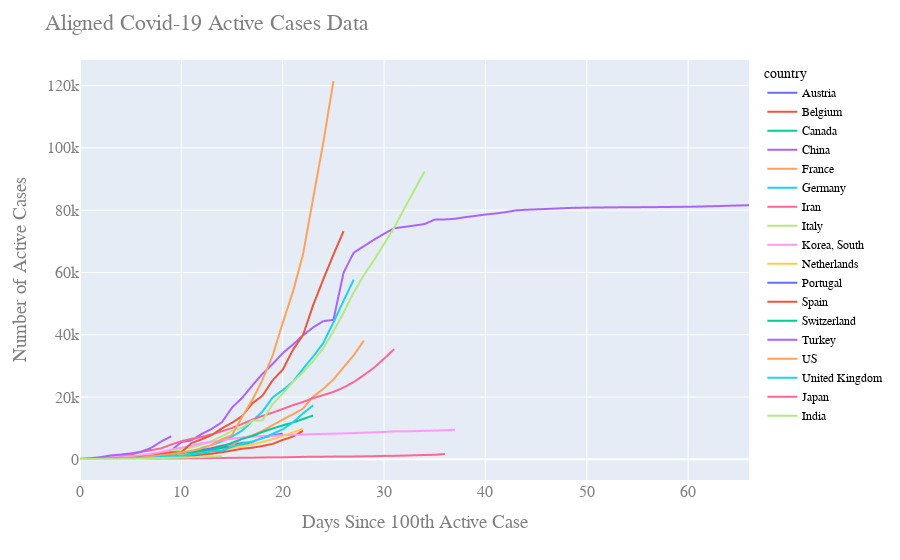

Write notebook code for a chart like this one.
### Code cell
fig = px.line(dfmelt, x=dfmelt.index, y="cases",color='country')#,log_y=True)
fig.update_layout(
    title="Aligned Covid-19 Active Cases Data",
    xaxis_title="Days Since 100th Active Case",
    yaxis_title="Number of Active Cases",
    font=dict(
        family="Courier New, monospace",
        size=16,
        color="#7f7f7f"
    ),
    legend=dict(
        font=dict(
            family="sans-serif",
            size=12,
            color="black"
        )
    )
)
fig.show()
fig.write_html("infections_aligned.html")

### Figure 1 — Plotly figure (JSON) as saved in the notebook; plotly's stock layout.template omitted (floating-point values rounded to 4 significant figures)
{"data": [{"hoverlabel": {"namelength": 0}, "hovertemplate": "country=Austria<br>x=%{x}<br>cases=%{y}", "legendgroup": "Austria", "line": {"color": "#636efa", "dash": "solid"}, "mode": "lines", "name": "Austria", "showlegend": true, "type": "scattergl", "x": [0, 1, 2, 3, 4, 5, 6, 7, 8, 9, 10, 11, 12, 13, 14, 15, 16, 17, 18, 19, 20, 21, 22, 23, 24, 25, 26, 27, 28, 29, 30, 31, 32, 33, 34, 35, 36, 37, 38, 39, 40, 41, 42, 43, 44, 45, 46, 47, 48, 49, 50, 51, 52, 53, 54, 55, 56, 57, 58, 59, 60, 61, 62, 63, 64, 65, 66], "xaxis": "x", "y": [104, 131, 182, 246, 302, 504, 655, 860, 1018, 1332, 1646, 2013, 2388, 2814, 3582, 4474, 5283, 5588, 6909, 7657, 8271, null, null, null, null, null, null, null, null, null, null, null, null, null, null, null, null, null, null, null, null, null, null, null, null, null, null, null, null, null, null, null, null, null, null, null, null, null, null, null, null, null, null, null, null, null, null], "yaxis": "y"}, {"hoverlabel": {"namelength": 0}, "hovertemplate": "country=Belgium<br>x=%{x}<br>cases=%{y}", "legendgroup": "Belgium", "line": {"color": "#EF553B", "dash": "solid"}, "mode": "lines", "name": "Belgium", "showlegend": true, "type": "scattergl", "x": [0, 1, 2, 3, 4, 5, 6, 7, 8, 9, 10, 11, 12, 13, 14, 15, 16, 17, 18, 19, 20, 21, 22, 23, 24, 25, 26, 27, 28, 29, 30, 31, 32, 33, 34, 35, 36, 37, 38, 39, 40, 41, 42, 43, 44, 45, 46, 47, 48, 49, 50, 51, 52, 53, 54, 55, 56, 57, 58, 59, 60, 61, 62, 63, 64, 65, 66], "xaxis": "x", "y": [109, 169, 200, 239, 267, 314, 314, 559, 689, 886, 1058, 1243, 1486, 1795, 2257, 2815, 3401, 3743, 4269, 4937, 6235, 7284, 9134, null, null, null, null, null, null, null, null, null, null, null, null, null, null, null, null, null, null, null, null, null, null, null, null, null, null, null, null, null, null, null, null, null, null, null, null, null, null, null, null, null, null, null, null], "yaxis": "y"}, {"hoverlabel": {"namelength": 0}, "hovertemplate": "country=Canada<br>x=%{x}<br>cases=%{y}", "legendgroup": "Canada", "line": {"color": "#00cc96", "dash": "solid"}, "mode": "lines", "name": "Canada", "showlegend": true, "type": "scattergl", "x": [0, 1, 2, 3, 4, 5, 6, 7, 8, 9, 10, 11, 12, 13, 14, 15, 16, 17, 18, 19, 20, 21, 22, 23, 24, 25, 26, 27, 28, 29, 30, 31, 32, 33, 34, 35, 36, 37, 38, 39, 40, 41, 42, 43, 44, 45, 46, 47, 48, 49, 50, 51, 52, 53, 54, 55, 56, 57, 58, 59, 60, 61, 62, 63, 64, 65, 66], "xaxis": "x", "y": [108, 117, 193, 198, 252, 415, 478, 657, 800, 943, 1277, 1469, 2088, 2790, 3251, 4042, 4682, 5576, null, null, null, null, null, null, null, null, null, null, null, null, null, null, null, null, null, null, null, null, null, null, null, null, null, null, null, null, null, null, null, null, null, null, null, null, null, null, null, null, null, null, null, null, null, null, null, null, null], "yaxis": "y"}, {"hoverlabel": {"namelength": 0}, "hovertemplate": "country=China<br>x=%{x}<br>cases=%{y}", "legendgroup": "China", "line": {"color": "#ab63fa", "dash": "solid"}, "mode": "lines", "name": "China", "showlegend": true, "type": "scattergl", "x": [0, 1, 2, 3, 4, 5, 6, 7, 8, 9, 10, 11, 12, 13, 14, 15, 16, 17, 18, 19, 20, 21, 22, 23, 24, 25, 26, 27, 28, 29, 30, 31, 32, 33, 34, 35, 36, 37, 38, 39, 40, 41, 42, 43, 44, 45, 46, 47, 48, 49, 50, 51, 52, 53, 54, 55, 56, 57, 58, 59, 60, 61, 62, 63, 64, 65, 66], "xaxis": "x", "y": [null, null, null, null, 548, 643, 920, 1406, 2075, 2877, 5509, 6087, 8141, 9802, 11891, 16630, 19716, 23707, 27440, 30587, 34110, 36814, 39829, 42354, 44386, 44759, 59895, 66358, 68413, 70513, 72434, 74211, 74619, 75077, 75550, 77001, 77022, 77241, 77754, 78166, 78600, 78928, 79356, 79932, 80136, 80261, 80386, 80537, 80690, 80770, 80823, 80860, 80887, 80921, 80932, 80945, 80977, 81003, 81033, 81058, 81102, 81156, 81250, 81305, 81435, 81498, 81591], "yaxis": "y"}, {"hoverlabel": {"namelength": 0}, "hovertemplate": "country=France<br>x=%{x}<br>cases=%{y}", "legendgroup": "France", "line": {"color": "#FFA15A", "dash": "solid"}, "mode": "lines", "name": "France", "showlegend": true, "type": "scattergl", "x": [0, 1, 2, 3, 4, 5, 6, 7, 8, 9, 10, 11, 12, 13, 14, 15, 16, 17, 18, 19, 20, 21, 22, 23, 24, 25, 26, 27, 28, 29, 30, 31, 32, 33, 34, 35, 36, 37, 38, 39, 40, 41, 42, 43, 44, 45, 46, 47, 48, 49, 50, 51, 52, 53, 54, 55, 56, 57, 58, 59, 60, 61, 62, 63, 64, 65, 66], "xaxis": "x", "y": [100, 130, 191, 204, 288, 380, 656, 959, 1136, 1219, 1794, 2293, 2293, 3681, 4496, 4532, 6683, 7715, 9124, 10970, 12758, 14463, 16243, 20123, 22622, 25600, 29551, 33402, 38105, null, null, null, null, null, null, null, null, null, null, null, null, null, null, null, null, null, null, null, null, null, null, null, null, null, null, null, null, null, null, null, null, null, null, null, null, null, null], "yaxis": "y"}, {"hoverlabel": {"namelength": 0}, "hovertemplate": "country=Germany<br>x=%{x}<br>cases=%{y}", "legendgroup": "Germany", "line": {"color": "#19d3f3", "dash": "solid"}, "mode": "lines", "name": "Germany", "showlegend": true, "type": "scattergl", "x": [0, 1, 2, 3, 4, 5, 6, 7, 8, 9, 10, 11, 12, 13, 14, 15, 16, 17, 18, 19, 20, 21, 22, 23, 24, 25, 26, 27, 28, 29, 30, 31, 32, 33, 34, 35, 36, 37, 38, 39, 40, 41, 42, 43, 44, 45, 46, 47, 48, 49, 50, 51, 52, 53, 54, 55, 56, 57, 58, 59, 60, 61, 62, 63, 64, 65, 66], "xaxis": "x", "y": [130, 159, 196, 262, 482, 670, 799, 1040, 1176, 1457, 1908, 2078, 3675, 4585, 5795, 7272, 9257, 12327, 15320, 19848, 22213, 24873, 29056, 32986, 37323, 43938, 50871, 57695, null, null, null, null, null, null, null, null, null, null, null, null, null, null, null, null, null, null, null, null, null, null, null, null, null, null, null, null, null, null, null, null, null, null, null, null, null, null, null], "yaxis": "y"}, {"hoverlabel": {"namelength": 0}, "hovertemplate": "country=Iran<br>x=%{x}<br>cases=%{y}", "legendgroup": "Iran", "line": {"color": "#FF6692", "dash": "solid"}, "mode": "lines", "name": "Iran", "showlegend": true, "type": "scattergl", "x": [0, 1, 2, 3, 4, 5, 6, 7, 8, 9, 10, 11, 12, 13, 14, 15, 16, 17, 18, 19, 20, 21, 22, 23, 24, 25, 26, 27, 28, 29, 30, 31, 32, 33, 34, 35, 36, 37, 38, 39, 40, 41, 42, 43, 44, 45, 46, 47, 48, 49, 50, 51, 52, 53, 54, 55, 56, 57, 58, 59, 60, 61, 62, 63, 64, 65, 66], "xaxis": "x", "y": [139, 245, 388, 593, 978, 1501, 2336, 2922, 3513, 4747, 5823, 6566, 7161, 8042, 9000, 10075, 11364, 12729, 13938, 14991, 16169, 17361, 18407, 19644, 20610, 21638, 23049, 24811, 27017, 29406, 32332, 35408, null, null, null, null, null, null, null, null, null, null, null, null, null, null, null, null, null, null, null, null, null, null, null, null, null, null, null, null, null, null, null, null, null, null, null], "yaxis": "y"}, {"hoverlabel": {"namelength": 0}, "hovertemplate": "country=Italy<br>x=%{x}<br>cases=%{y}", "legendgroup": "Italy", "line": {"color": "#B6E880", "dash": "solid"}, "mode": "lines", "name": "Italy", "showlegend": true, "type": "scattergl", "x": [0, 1, 2, 3, 4, 5, 6, 7, 8, 9, 10, 11, 12, 13, 14, 15, 16, 17, 18, 19, 20, 21, 22, 23, 24, 25, 26, 27, 28, 29, 30, 31, 32, 33, 34, 35, 36, 37, 38, 39, 40, 41, 42, 43, 44, 45, 46, 47, 48, 49, 50, 51, 52, 53, 54, 55, 56, 57, 58, 59, 60, 61, 62, 63, 64, 65, 66], "xaxis": "x", "y": [155, 229, 322, 453, 655, 888, 1128, 1694, 2036, 2502, 3089, 3858, 4636, 5883, 7375, 9172, 10149, 12462, 12462, 17660, 21157, 24747, 27980, 31506, 35713, 41035, 47021, 53578, 59138, 63927, 69176, 74386, 80589, 86498, 92472, null, null, null, null, null, null, null, null, null, null, null, null, null, null, null, null, null, null, null, null, null, null, null, null, null, null, null, null, null, null, null, null], "yaxis": "y"}, {"hoverlabel": {"namelength": 0}, "hovertemplate": "country=Korea, South<br>x=%{x}<br>cases=%{y}", "legendgroup": "Korea, South", "line": {"color": "#FF97FF", "dash": "solid"}, "mode": "lines", "name": "Korea, South", "showlegend": true, "type": "scattergl", "x": [0, 1, 2, 3, 4, 5, 6, 7, 8, 9, 10, 11, 12, 13, 14, 15, 16, 17, 18, 19, 20, 21, 22, 23, 24, 25, 26, 27, 28, 29, 30, 31, 32, 33, 34, 35, 36, 37, 38, 39, 40, 41, 42, 43, 44, 45, 46, 47, 48, 49, 50, 51, 52, 53, 54, 55, 56, 57, 58, 59, 60, 61, 62, 63, 64, 65, 66], "xaxis": "x", "y": [104, 204, 433, 602, 833, 977, 1261, 1766, 2337, 3150, 3736, 4335, 5186, 5621, 6088, 6593, 7041, 7314, 7478, 7513, 7755, 7869, 7979, 8086, 8162, 8236, 8320, 8413, 8565, 8652, 8799, 8961, 8961, 9037, 9137, 9241, 9332, 9478, null, null, null, null, null, null, null, null, null, null, null, null, null, null, null, null, null, null, null, null, null, null, null, null, null, null, null, null, null], "yaxis": "y"}, {"hoverlabel": {"namelength": 0}, "hovertemplate": "country=Netherlands<br>x=%{x}<br>cases=%{y}", "legendgroup": "Netherlands", "line": {"color": "#FECB52", "dash": "solid"}, "mode": "lines", "name": "Netherlands", "showlegend": true, "type": "scattergl", "x": [0, 1, 2, 3, 4, 5, 6, 7, 8, 9, 10, 11, 12, 13, 14, 15, 16, 17, 18, 19, 20, 21, 22, 23, 24, 25, 26, 27, 28, 29, 30, 31, 32, 33, 34, 35, 36, 37, 38, 39, 40, 41, 42, 43, 44, 45, 46, 47, 48, 49, 50, 51, 52, 53, 54, 55, 56, 57, 58, 59, 60, 61, 62, 63, 64, 65, 66], "xaxis": "x", "y": [128, 188, 265, 321, 382, 503, 503, 806, 962, 1138, 1416, 1711, 2058, 2467, 3003, 3640, 4217, 4764, 5580, 6438, 7468, 8647, 9819, null, null, null, null, null, null, null, null, null, null, null, null, null, null, null, null, null, null, null, null, null, null, null, null, null, null, null, null, null, null, null, null, null, null, null, null, null, null, null, null, null, null, null, null], "yaxis": "y"}, {"hoverlabel": {"namelength": 0}, "hovertemplate": "country=Portugal<br>x=%{x}<br>cases=%{y}", "legendgroup": "Portugal", "line": {"color": "#636efa", "dash": "solid"}, "mode": "lines", "name": "Portugal", "showlegend": true, "type": "scattergl", "x": [0, 1, 2, 3, 4, 5, 6, 7, 8, 9, 10, 11, 12, 13, 14, 15, 16, 17, 18, 19, 20, 21, 22, 23, 24, 25, 26, 27, 28, 29, 30, 31, 32, 33, 34, 35, 36, 37, 38, 39, 40, 41, 42, 43, 44, 45, 46, 47, 48, 49, 50, 51, 52, 53, 54, 55, 56, 57, 58, 59, 60, 61, 62, 63, 64, 65, 66], "xaxis": "x", "y": [112, 169, 245, 331, 448, 448, 785, 1020, 1280, 1600, 2060, 2362, 2995, 3544, 4268, 5170, null, null, null, null, null, null, null, null, null, null, null, null, null, null, null, null, null, null, null, null, null, null, null, null, null, null, null, null, null, null, null, null, null, null, null, null, null, null, null, null, null, null, null, null, null, null, null, null, null, null, null], "yaxis": "y"}, {"hoverlabel": {"namelength": 0}, "hovertemplate": "country=Spain<br>x=%{x}<br>cases=%{y}", "legendgroup": "Spain", "line": {"color": "#EF553B", "dash": "solid"}, "mode": "lines", "name": "Spain", "showlegend": true, "type": "scattergl", "x": [0, 1, 2, 3, 4, 5, 6, 7, 8, 9, 10, 11, 12, 13, 14, 15, 16, 17, 18, 19, 20, 21, 22, 23, 24, 25, 26, 27, 28, 29, 30, 31, 32, 33, 34, 35, 36, 37, 38, 39, 40, 41, 42, 43, 44, 45, 46, 47, 48, 49, 50, 51, 52, 53, 54, 55, 56, 57, 58, 59, 60, 61, 62, 63, 64, 65, 66], "xaxis": "x", "y": [120, 165, 222, 259, 400, 500, 673, 1073, 1695, 2277, 2277, 5232, 6391, 7798, 9942, 11748, 13910, 17963, 20410, 25374, 28768, 35136, 39885, 49515, 57786, 65719, 73235, null, null, null, null, null, null, null, null, null, null, null, null, null, null, null, null, null, null, null, null, null, null, null, null, null, null, null, null, null, null, null, null, null, null, null, null, null, null, null, null], "yaxis": "y"}, {"hoverlabel": {"namelength": 0}, "hovertemplate": "country=Switzerland<br>x=%{x}<br>cases=%{y}", "legendgroup": "Switzerland", "line": {"color": "#00cc96", "dash": "solid"}, "mode": "lines", "name": "Switzerland", "showlegend": true, "type": "scattergl", "x": [0, 1, 2, 3, 4, 5, 6, 7, 8, 9, 10, 11, 12, 13, 14, 15, 16, 17, 18, 19, 20, 21, 22, 23, 24, 25, 26, 27, 28, 29, 30, 31, 32, 33, 34, 35, 36, 37, 38, 39, 40, 41, 42, 43, 44, 45, 46, 47, 48, 49, 50, 51, 52, 53, 54, 55, 56, 57, 58, 59, 60, 61, 62, 63, 64, 65, 66], "xaxis": "x", "y": [114, 214, 268, 337, 374, 491, 652, 652, 1139, 1359, 2200, 2200, 2700, 3028, 4075, 5294, 6575, 7474, 8795, 9877, 10897, 11811, 12928, 14076, null, null, null, null, null, null, null, null, null, null, null, null, null, null, null, null, null, null, null, null, null, null, null, null, null, null, null, null, null, null, null, null, null, null, null, null, null, null, null, null, null, null, null], "yaxis": "y"}, {"hoverlabel": {"namelength": 0}, "hovertemplate": "country=Turkey<br>x=%{x}<br>cases=%{y}", "legendgroup": "Turkey", "line": {"color": "#ab63fa", "dash": "solid"}, "mode": "lines", "name": "Turkey", "showlegend": true, "type": "scattergl", "x": [0, 1, 2, 3, 4, 5, 6, 7, 8, 9, 10, 11, 12, 13, 14, 15, 16, 17, 18, 19, 20, 21, 22, 23, 24, 25, 26, 27, 28, 29, 30, 31, 32, 33, 34, 35, 36, 37, 38, 39, 40, 41, 42, 43, 44, 45, 46, 47, 48, 49, 50, 51, 52, 53, 54, 55, 56, 57, 58, 59, 60, 61, 62, 63, 64, 65, 66], "xaxis": "x", "y": [192, 359, 670, 1236, 1529, 1872, 2433, 3629, 5698, 7402, null, null, null, null, null, null, null, null, null, null, null, null, null, null, null, null, null, null, null, null, null, null, null, null, null, null, null, null, null, null, null, null, null, null, null, null, null, null, null, null, null, null, null, null, null, null, null, null, null, null, null, null, null, null, null, null, null], "yaxis": "y"}, {"hoverlabel": {"namelength": 0}, "hovertemplate": "country=US<br>x=%{x}<br>cases=%{y}", "legendgroup": "US", "line": {"color": "#FFA15A", "dash": "solid"}, "mode": "lines", "name": "US", "showlegend": true, "type": "scattergl", "x": [0, 1, 2, 3, 4, 5, 6, 7, 8, 9, 10, 11, 12, 13, 14, 15, 16, 17, 18, 19, 20, 21, 22, 23, 24, 25, 26, 27, 28, 29, 30, 31, 32, 33, 34, 35, 36, 37, 38, 39, 40, 41, 42, 43, 44, 45, 46, 47, 48, 49, 50, 51, 52, 53, 54, 55, 56, 57, 58, 59, 60, 61, 62, 63, 64, 65, 66], "xaxis": "x", "y": [118, 149, 217, 262, 402, 518, 583, 959, 1281, 1663, 2179, 2727, 3499, 4632, 6421, 7783, 13677, 19100, 25489, 33276, 43847, 53740, 65778, 83836, 101657, 121478, null, null, null, null, null, null, null, null, null, null, null, null, null, null, null, null, null, null, null, null, null, null, null, null, null, null, null, null, null, null, null, null, null, null, null, null, null, null, null, null, null], "yaxis": "y"}, {"hoverlabel": {"namelength": 0}, "hovertemplate": "country=United Kingdom<br>x=%{x}<br>cases=%{y}", "legendgroup": "United Kingdom", "line": {"color": "#19d3f3", "dash": "solid"}, "mode": "lines", "name": "United Kingdom", "showlegend": true, "type": "scattergl", "x": [0, 1, 2, 3, 4, 5, 6, 7, 8, 9, 10, 11, 12, 13, 14, 15, 16, 17, 18, 19, 20, 21, 22, 23, 24, 25, 26, 27, 28, 29, 30, 31, 32, 33, 34, 35, 36, 37, 38, 39, 40, 41, 42, 43, 44, 45, 46, 47, 48, 49, 50, 51, 52, 53, 54, 55, 56, 57, 58, 59, 60, 61, 62, 63, 64, 65, 66], "xaxis": "x", "y": [116, 164, 207, 274, 322, 384, 459, 459, 802, 1144, 1145, 1551, 1960, 2642, 2716, 4014, 5067, 5745, 6726, 8164, 9640, 11812, 14745, 17312, null, null, null, null, null, null, null, null, null, null, null, null, null, null, null, null, null, null, null, null, null, null, null, null, null, null, null, null, null, null, null, null, null, null, null, null, null, null, null, null, null, null, null], "yaxis": "y"}, {"hoverlabel": {"namelength": 0}, "hovertemplate": "country=Japan<br>x=%{x}<br>cases=%{y}", "legendgroup": "Japan", "line": {"color": "#FF6692", "dash": "solid"}, "mode": "lines", "name": "Japan", "showlegend": true, "type": "scattergl", "x": [0, 1, 2, 3, 4, 5, 6, 7, 8, 9, 10, 11, 12, 13, 14, 15, 16, 17, 18, 19, 20, 21, 22, 23, 24, 25, 26, 27, 28, 29, 30, 31, 32, 33, 34, 35, 36, 37, 38, 39, 40, 41, 42, 43, 44, 45, 46, 47, 48, 49, 50, 51, 52, 53, 54, 55, 56, 57, 58, 59, 60, 61, 62, 63, 64, 65, 66], "xaxis": "x", "y": [105, 122, 147, 159, 170, 189, 214, 228, 241, 256, 274, 293, 331, 360, 420, 461, 502, 511, 581, 639, 639, 701, 773, 839, 839, 878, 889, 924, 963, 1007, 1101, 1128, 1193, 1307, 1387, 1468, 1693, null, null, null, null, null, null, null, null, null, null, null, null, null, null, null, null, null, null, null, null, null, null, null, null, null, null, null, null, null, null], "yaxis": "y"}, {"hoverlabel": {"namelength": 0}, "hovertemplate": "country=India<br>x=%{x}<br>cases=%{y}", "legendgroup": "India", "line": {"color": "#B6E880", "dash": "solid"}, "mode": "lines", "name": "India", "showlegend": true, "type": "scattergl", "x": [0, 1, 2, 3, 4, 5, 6, 7, 8, 9, 10, 11, 12, 13, 14, 15, 16, 17, 18, 19, 20, 21, 22, 23, 24, 25, 26, 27, 28, 29, 30, 31, 32, 33, 34, 35, 36, 37, 38, 39, 40, 41, 42, 43, 44, 45, 46, 47, 48, 49, 50, 51, 52, 53, 54, 55, 56, 57, 58, 59, 60, 61, 62, 63, 64, 65, 66], "xaxis": "x", "y": [102, 113, 119, 142, 156, 194, 244, 330, 396, 499, 536, 657, 727, 887, 987, null, null, null, null, null, null, null, null, null, null, null, null, null, null, null, null, null, null, null, null, null, null, null, null, null, null, null, null, null, null, null, null, null, null, null, null, null, null, null, null, null, null, null, null, null, null, null, null, null, null, null, null], "yaxis": "y"}], "layout": {"font": {"color": "#7f7f7f", "family": "Courier New, monospace", "size": 16}, "legend": {"font": {"color": "black", "family": "sans-serif", "size": 12}, "title": {"text": "country"}, "tracegroupgap": 0}, "margin": {"t": 60}, "title": {"text": "Aligned Covid-19 Active Cases Data"}, "xaxis": {"anchor": "y", "domain": [0, 1], "title": {"text": "Days Since 100th Active Case"}}, "yaxis": {"anchor": "x", "domain": [0, 1], "title": {"text": "Number of Active Cases"}}}}
